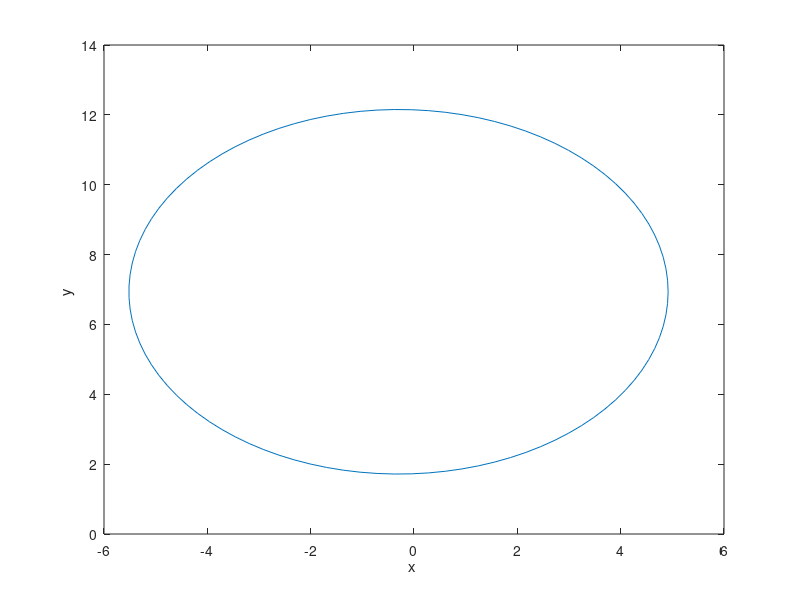

The MATLAB script that drew this image:
disp("#----# TASK1 #----#");
A = [-4 3 1;0 2 1;1 12 1;5 6 1];
b = [25; 4; 144; 61];

c = A\b;
disp("c: ");
disp(c);

p = c(1,1)/2;
q = c(2,1)/2;
disp("p: " + p);
disp("q: " + q);

%Radius
r = sqrt(c(3,1) + power(p,2) + power(q,2));
disp("radius: " + r);

v = linspace(0,2*pi,100);

x = p + r * cos(v);
y = q + r * sin(v);

% Plot the circle
plot(x, y);

%Adding additional points
hold on;
plot(-4, 3, "--");
plot(0, 3, "--");
plot(1, 12, "--");
plot(5, 6, "--");
hold off;
%Make the figure interpretable
xlabel('x ');
ylabel('y ');



